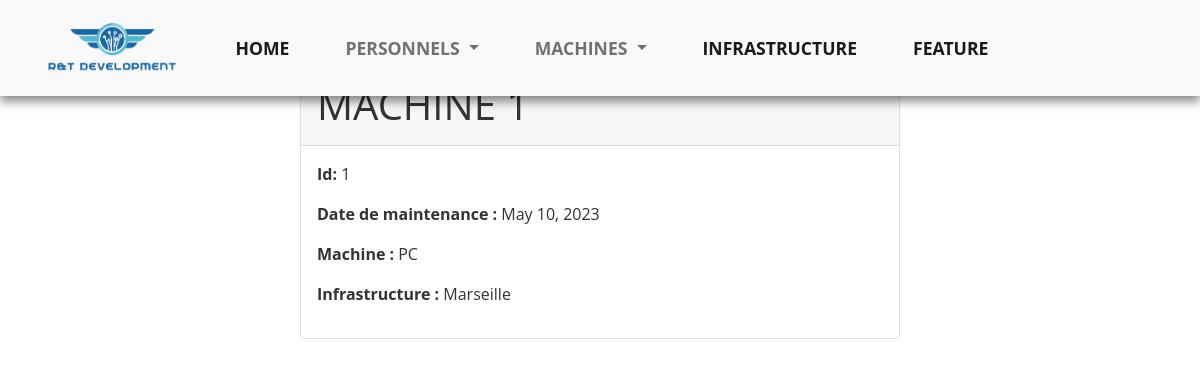
The page /computerApp/machine/1 (signed in) on the database as committed earlier.
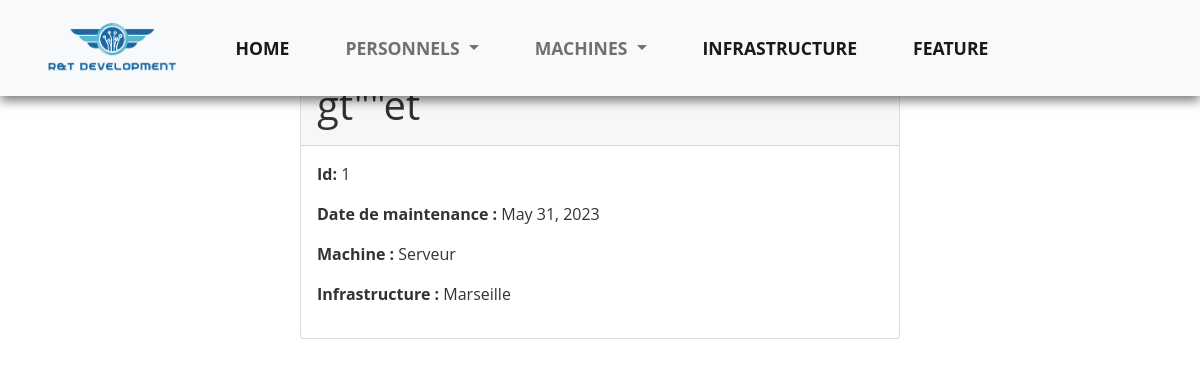
The same page on the database as committed later.
### computerApp/models.py (models this page shows)
class Machine(models.Model):
    TYPE = (
        ('PC' , ('PC')),
        ('Mac',('MAc')),
        ('Serveur',('Serveur')),
        ('Switch',('Switch')),
        ('Routeur',('Routeur'))
    )
    Infrastructure = (
        ('Poitiers',('Poitiers')),
        ('Marseille',('Marseille')),
        ('Châtellerault',('Châtellerault')),
    )
    id = models.AutoField( primary_key=True,editable=False)
    nom = models.CharField(max_length = 200 )
    maintenanceDate = models.DateField(default=datetime.now())
    type_materiel = models.CharField(max_length = 40,choices=TYPE,default='PC')
    lieu_infrastructure = models.CharField(max_length = 60, choices=Infrastructure,default='Marseille')

### computerApp/views.py (the view)
# urls.py: path('machine/<pk>' ,views.machine_detail_view ,name='machine-detail'),
def machine_detail_view(request,pk):
    machine = get_object_or_404(Machine,id=pk)
    context = {'machine':machine}
    return render(request,'computerApp/machine_detail.html',context)

### computerApp/templates/computerApp/machine_detail.html
{% extends 'index.html' %}
{% load static %}
{% block content%}
<link rel="stylesheet" type="text/css" href="{% static 'style_machine_detail.css' %}">
<div style="margin-top:6%">
  <div class="container">
    <div class="card mx-auto mt-5 taille">
      <div class="card-header">
        <h1>{{machine.nom}}</h1>
      </div>
      <div class="card-body">
        <p> <strong>Id:</strong> {{machine.id}}</p>
        <p> <strong>Date de maintenance : </strong> {{machine.maintenanceDate}} </p>
        <p> <strong>Machine :</strong> {{machine.type_materiel}} </p>
        <p> <strong>Infrastructure :</strong> {{machine.lieu_infrastructure}} </p>
      </div>
    </div>
  </div>
</div>
{% endblock%}

Rows that differ between the two databases and show on the page:
changed Machine "Marseille": nom "MACHINE 1" → "gt\"\"ét"; maintenanceDate "May 10, 2023" → "May 31, 2023"; type_materiel "PC" → "Serveur"
